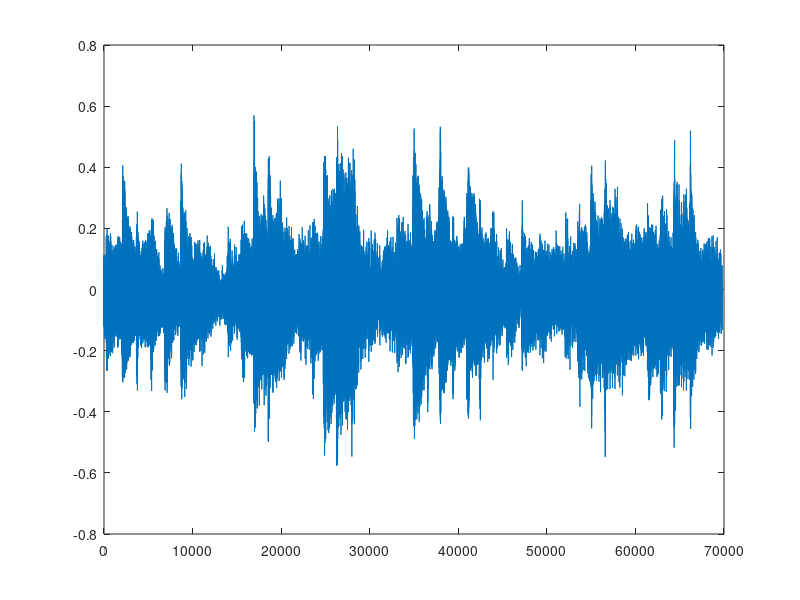
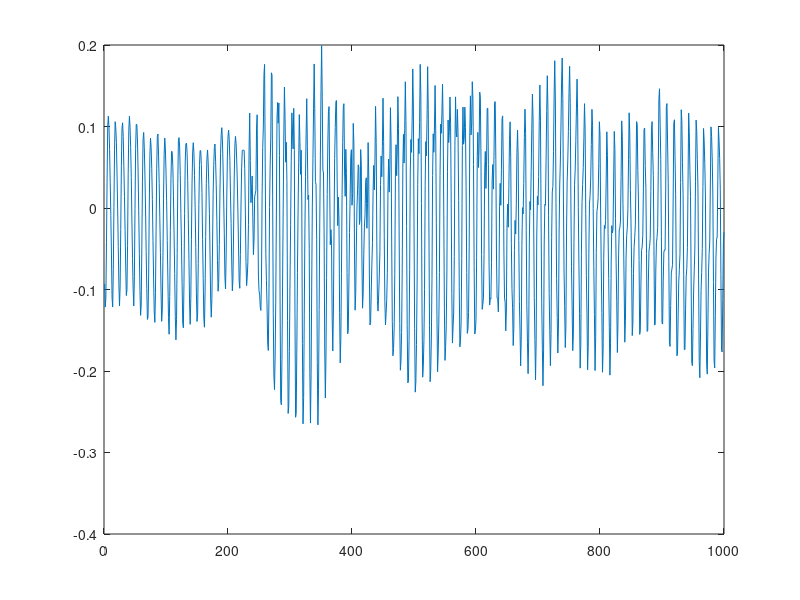
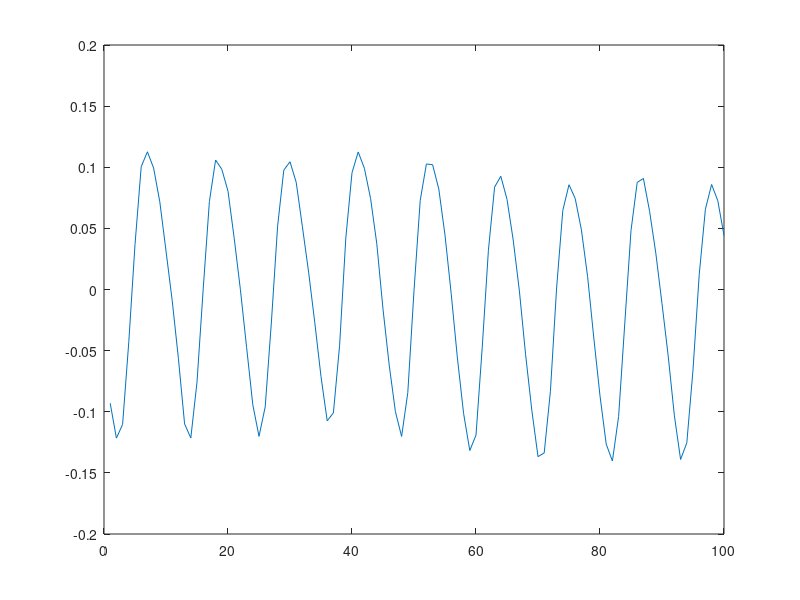
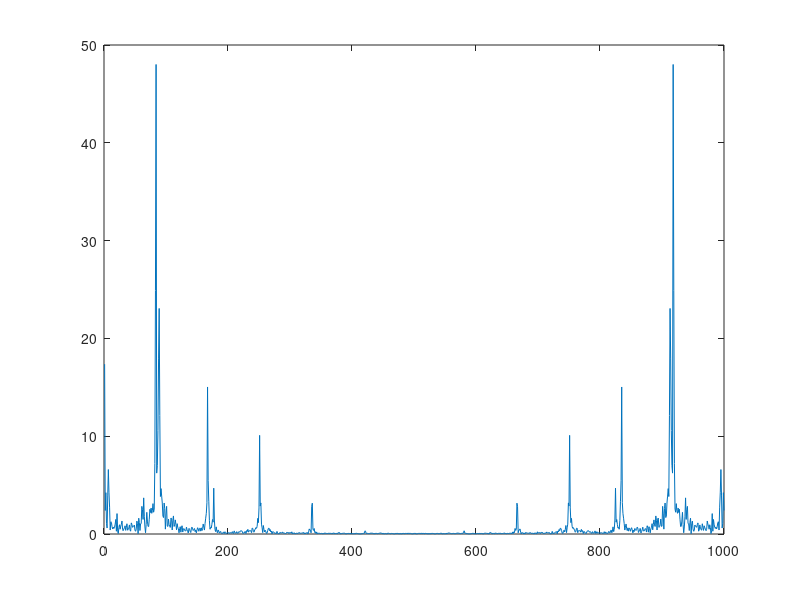

Recreate these plots in MATLAB, in order. (Note: this script raises an error after producing the figures.)
load('FURELISE.MAT');
%fullSong = audioplayer(FE,Fsamp);
%playblocking(fullSong);
f = figure;
set(f,'name','Plot of full song FURELISE.MAT','numbertitle','off');
plot(FE);
f = figure;
set(f,'name','Plot of first 1000 samples','numbertitle','off');
plot(FE(1:1000));
f = figure;
set(f,'name','Plot of first 100 samples','numbertitle','off');
plot(FE(1:100));
%{
   fast fourier transform of wave
%}
y = fft(FE(1:1000));
f = figure;
set(f,'name','Plot fourier transform of first 1000 samples','numbertitle','off');
plot(abs(y));
f = figure;
set(f,'name','Plot fourier transform of first 100 samples','numbertitle','off');
plot(abs(y(1:100)));
f = figure;
w = sin(2*pi*83*(1:100)/1000);
set(f,'name','Plot of wave created','numbertitle','off');
plot(w);
noteCreated = audioplayer(w,Fsamp);
note = audioplayer(FE(1:1000), Fsamp);
playblocking(noteCreated);
playblocking(note);
w = sin(2*pi*83*(1:1000)/1000);
noteCreated = audioplayer(w,Fsamp);
playblocking(noteCreated);
playblocking(note);
w2 = sin(2*pi*166*(1:1000)/1000);
total = w + w2;
totalCreated = audioplayer(total,Fsamp);
playblocking(noteCreated);
playblocking(totalCreated);
total = w + 0.5*w2;
totalCreated = audioplayer(total,Fsamp);
playblocking(noteCreated);
playblocking(totalCreated);
w3 = sin(2*pi*249*(1:1000)/1000);
total = w + 0.5*w2 + 0.25*w3;
newtotalCreated = audioplayer(total,Fsamp);
playblocking(noteCreated);
playblocking(totalCreated);
playblocking(newtotalCreated);